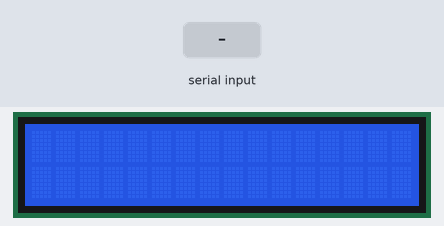
The sketch below on a simulated Arduino Uno, built with avr-gcc and run on an emulated ATmega328P. Shown: 16×2 character LCD. The inputs (shaded band) are chosen by the test bench.

Above: at 1.2 s.
1.3 s: "90,45\n" received over Serial
At 2.4 s:
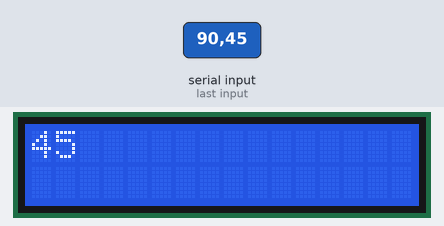
2.8 s: "30,150\n" received over Serial
At 3.6 s:
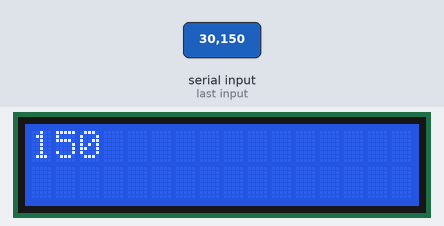
Timing chart, 0 to 5.8 s (numbered marks = the images above; inputs shaded):
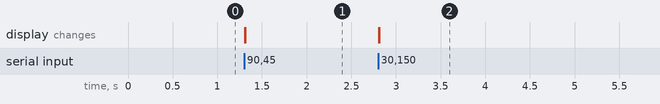

The sketch:

sketch_nov13b.ino
```cpp
#include <LiquidCrystal_I2C.h>
LiquidCrystal_I2C lcd(0x27, 16, 2);


void setup() {
lcd.init();
lcd.backlight();
Serial.begin(9600);
}
void loop() {
int a =  Serial.parseInt();
if(Serial.available() > 0){

lcd.setCursor(0,0);
lcd.clear();
lcd.print(a);

}
}   
```

Measured:
- after the input at 1.3 s, the display: first changes at once (image 1 shows a later state)
- after the input at 2.8 s, the display: first changes at once (image 2 shows a later state)
